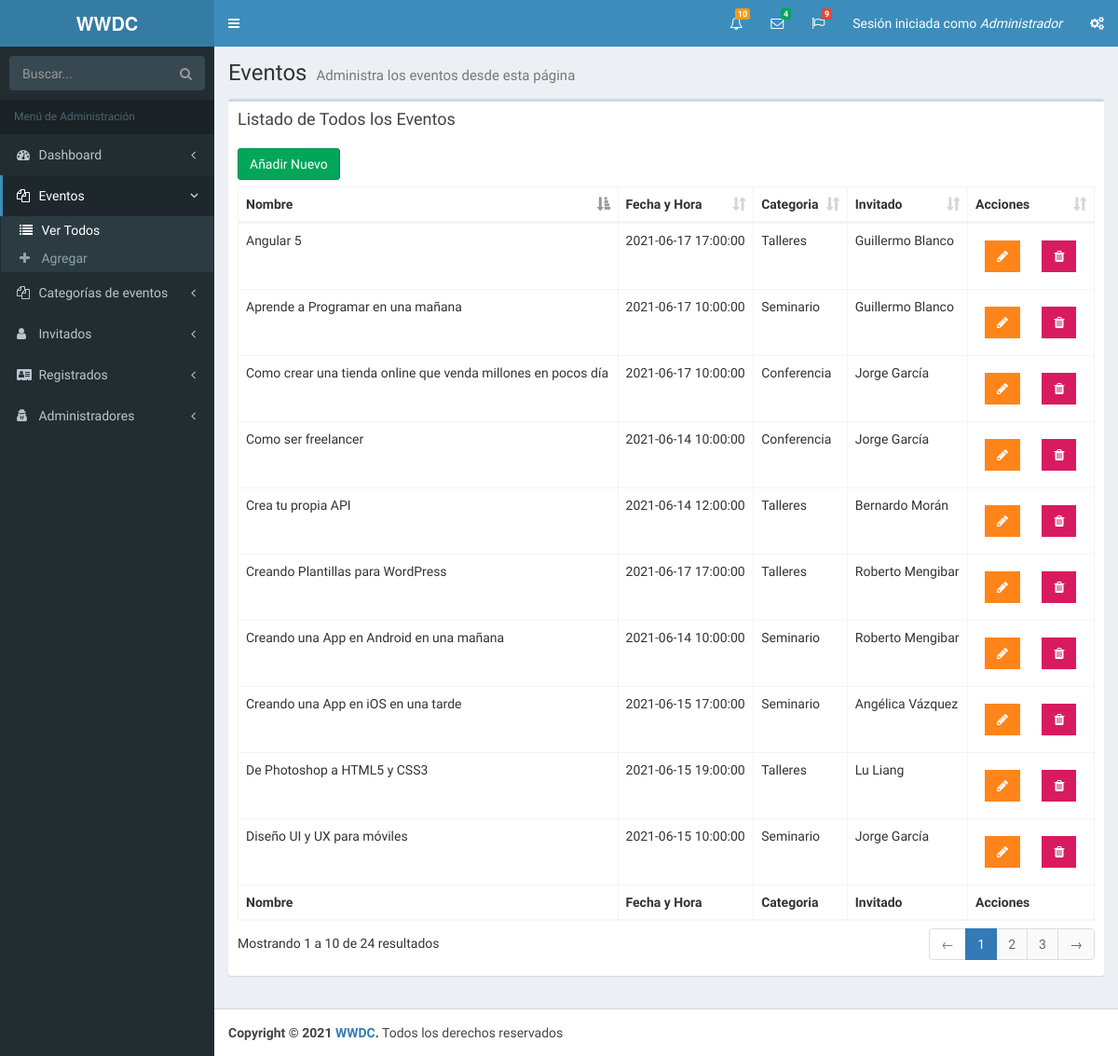
Page /admin/lista-eventos.php (signed in) on the committed database.
### tables this page shows
CREATE TABLE `eventos` (
  `evento_id` tinyint(10) NOT NULL,
  `nombre_evento` varchar(60) NOT NULL,
  `fecha_evento` date NOT NULL,
  `hora_evento` varchar(10) NOT NULL,
  `id_cat_evento` tinyint(10) NOT NULL,
  `id_inv` tinyint(4) NOT NULL,
  `clave` varchar(10) NOT NULL
);

CREATE TABLE `categoria_evento` (
  `id_categoria` tinyint(10) NOT NULL,
  `cat_evento` varchar(50) NOT NULL,
  `icono` varchar(15) NOT NULL,
  `actualizado` datetime NOT NULL
);

CREATE TABLE `invitados` (
  `invitado_id` tinyint(4) NOT NULL,
  `nombre_invitado` varchar(30) NOT NULL,
  `apellido_invitado` varchar(30) NOT NULL,
  `descripcion` mediumtext NOT NULL,
  `url_imagen` varchar(50) NOT NULL,
  `editado` datetime NOT NULL
);

### admin/lista-eventos.php (the view, shortened to what this page needs)
<?php
include_once 'funciones/funciones.php';
include_once 'templates/header.php'; ?>
<body class="hold-transition skin-blue fixed sidebar-mini">
<div class="wrapper">
    <?php include_once 'templates/barra.php'; ?>
    <?php include_once 'templates/navegacion.php'; ?>
  <div class="content-wrapper">
    <section class="content-header">
      <h1>
        Eventos
        <small>Administra los eventos desde esta página</small>
      </h1>
    </section>
    <section class="content">
    <div class="row">
      <div class="col-xs-12">
        <div class="box">
          <div class="box-header">
            <h3 class="box-title">Listado de Todos los Eventos</h3>
          </div>
          <div class="box-body">
            <a href="nuevo-evento.php" class="btn btn-success">Añadir Nuevo</a>
            <table id="registros" class="table table-bordered table-hover">
                <thead>
                        <tr>
                            <th>Nombre</th>
                            <th>Fecha y Hora</th>
                            <th>Categoria</th>
                            <th>Invitado</th>
                            <th>Acciones</th>
                        </tr>
                </thead>
                <tbody>
                <?php
                  try {
                    $sql = "SELECT `evento_id`, `nombre_evento`, `fecha_evento`, `hora_evento` , `cat_evento`, `nombre_invitado`, `apellido_invitado` ";
                    $sql .= "FROM `eventos` ";
                    $sql .= "INNER JOIN `categoria_evento` ";
                    $sql .= "ON eventos.id_cat_evento=categoria_evento.id_categoria ";
                    $sql .= "INNER JOIN `invitados` ";
                    $sql .= "ON eventos.id_inv=invitados.invitado_id ";
                    $sql .= "ORDER BY `evento_id` ";
                    $resultado = $conn->query($sql);
                  } catch (Exception $e) {
                    $error = $e->getMessage();
                  }
                  while($eventos = $resultado->fetch_assoc() ) {  ?>
                      <tr>
                              <td><?php echo $eventos['nombre_evento']; ?></td>
                              <td><?php echo $eventos['fecha_evento'] ." ". $eventos['hora_evento'];  ?></td>
                              <td><?php echo $eventos['cat_evento'] ?></td>
                              <td><?php echo $eventos['nombre_invitado'] . " " . $eventos['apellido_invitado']; ?></td>
                              <td>
                                  <a href="editar-evento.php?id=<?php echo $eventos['evento_id']; ?>" type="button" class="btn bg-orange btn-flat margin"> <i class="fa fa-pencil" aria-hidden="true"></i></a>
                                  <a href="#" data-id="<?php echo $eventos['evento_id']; ?>" data-tipo="evento" type="button" class="btn bg-maroon btn-flat margin borrar_registro"><i class="fa fa-trash" aria-hidden="true"></i></a>
                             </td>
                      </tr>
                  <?php } ?>
                </tbody>
                <tfoot>
                      <tr>
                          <th>Nombre</th>
                          <th>Fecha y Hora</th>
                          <th>Categoria</th>
                          <th>Invitado</th>
                          <th>Acciones</th>
                      </tr>
                </tfoot>
            </table>
          </div>
        </div>
      </div>
    </div>
  </section>
  </div>
<?php
  include_once 'templates/footer.php';
  include_once 'templates/footer-scripts.php';
?>

### rows in the picture
eventos: nombre_evento "Como ser freelancer", fecha_evento "2021-06-14", hora_evento "10:00:00", id_cat_evento.cat_evento "Conferencia", id_inv.nombre_invitado "Jorge", id_inv.apellido_invitado "García"
eventos: nombre_evento "Diseño UI y UX para móviles", fecha_evento "2021-06-15", hora_evento "10:00:00", id_cat_evento.cat_evento "Seminario", id_inv.nombre_invitado "Jorge", id_inv.apellido_invitado "García"
eventos: nombre_evento "Angular 5", fecha_evento "2021-06-17", hora_evento "17:00:00", id_cat_evento.cat_evento "Talleres", id_inv.nombre_invitado "Guillermo", id_inv.apellido_invitado "Blanco"
eventos: nombre_evento "De Photoshop a HTML5 y CSS3", fecha_evento "2021-06-15", hora_evento "19:00:00", id_cat_evento.cat_evento "Talleres", id_inv.nombre_invitado "Lu", id_inv.apellido_invitado "Liang"
eventos: nombre_evento "Como crear una tienda online que venda millones en pocos día", fecha_evento "2021-06-17", hora_evento "10:00:00", id_cat_evento.cat_evento "Conferencia", id_inv.nombre_invitado "Jorge", id_inv.apellido_invitado "García"
eventos: nombre_evento "Aprende a Programar en una mañana", fecha_evento "2021-06-17", hora_evento "10:00:00", id_cat_evento.cat_evento "Seminario", id_inv.nombre_invitado "Guillermo", id_inv.apellido_invitado "Blanco"
eventos: nombre_evento "Crea tu propia API", fecha_evento "2021-06-14", hora_evento "12:00:00", id_cat_evento.cat_evento "Talleres", id_inv.nombre_invitado "Bernardo", id_inv.apellido_invitado "Morán"
eventos: nombre_evento "Creando Plantillas para WordPress", fecha_evento "2021-06-17", hora_evento "17:00:00", id_cat_evento.cat_evento "Talleres", id_inv.nombre_invitado "Roberto", id_inv.apellido_invitado "Mengibar"
eventos: nombre_evento "Creando una App en Android en una mañana", fecha_evento "2021-06-14", hora_evento "10:00:00", id_cat_evento.cat_evento "Seminario", id_inv.nombre_invitado "Roberto", id_inv.apellido_invitado "Mengibar"
eventos: nombre_evento "Creando una App en iOS en una tarde", fecha_evento "2021-06-15", hora_evento "17:00:00", id_cat_evento.cat_evento "Seminario", id_inv.nombre_invitado "Angélica", id_inv.apellido_invitado "Vázquez"

### other values in the picture
$usuario "Administrador"
